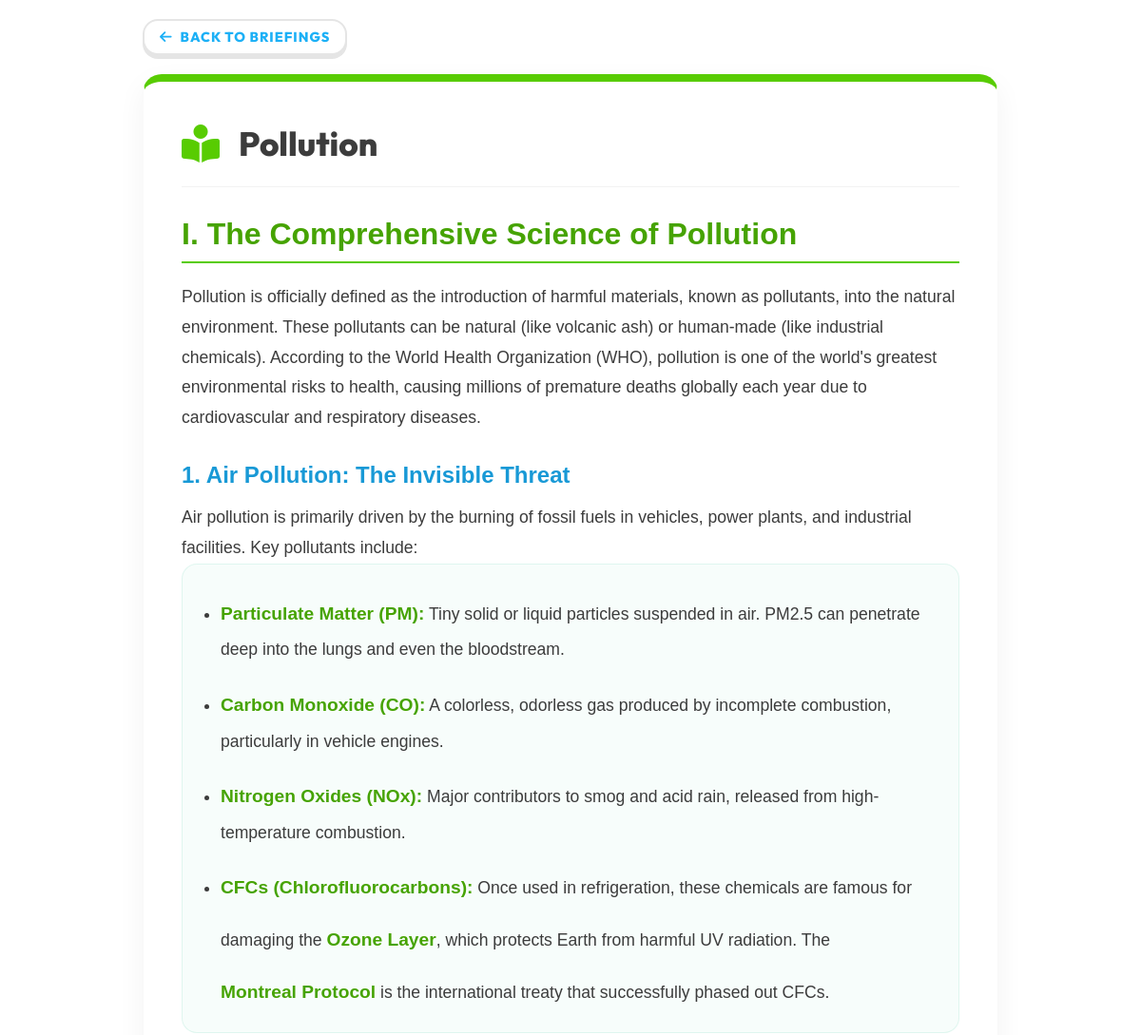
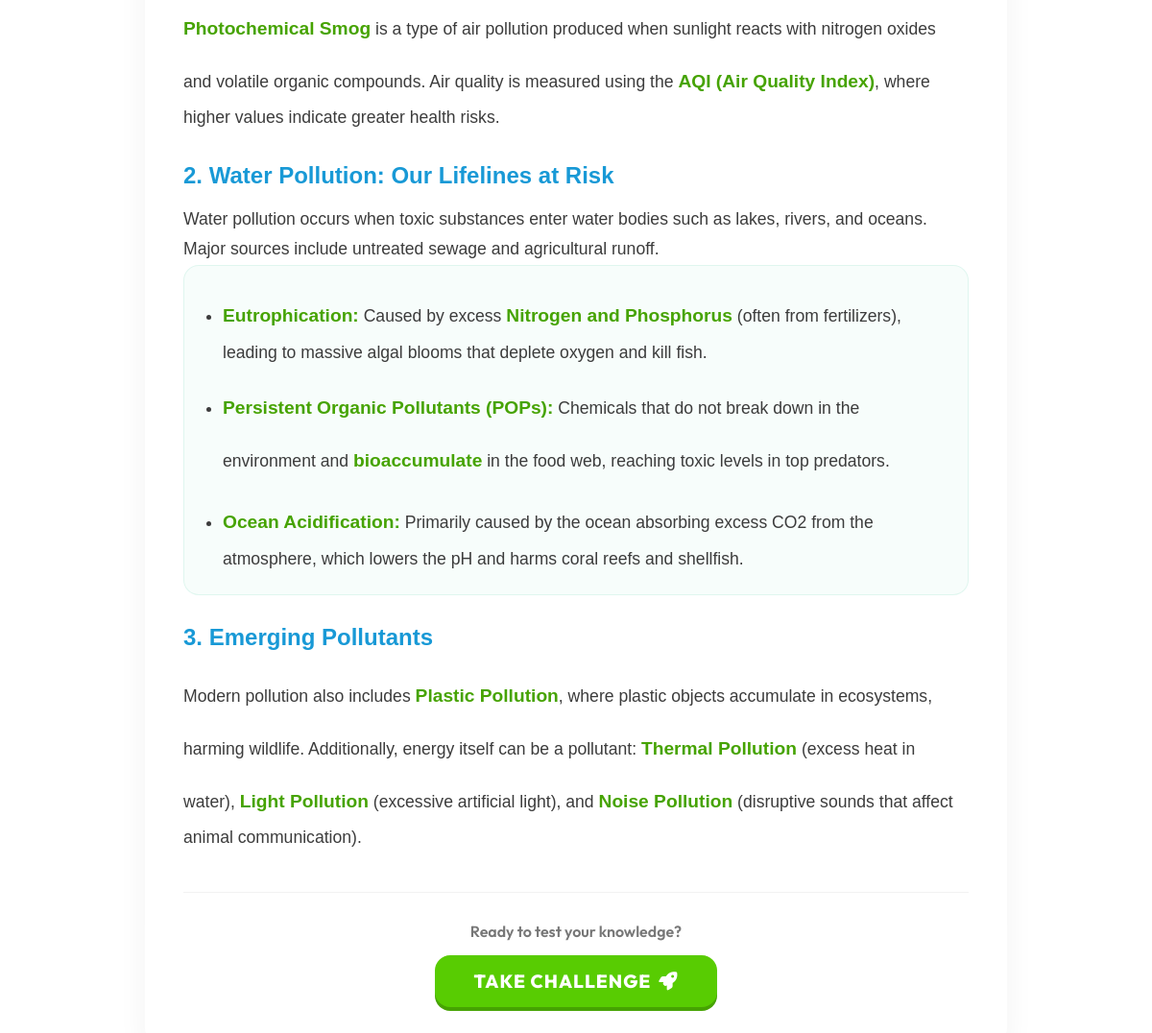
The app's page /learning/1 with its own data (2 pictures, top to bottom).
### tables this page shows
CREATE TABLE topics (
    topic_id INTEGER PRIMARY KEY AUTOINCREMENT,
    topic_name TEXT NOT NULL,
    content TEXT
);

### app.py (the view)
@app.route("/learning/<int:topic_id>")
def topic_detail(topic_id):
    conn = get_connection()
    cursor = conn.cursor()
    cursor.execute("SELECT topic_id, topic_name, content FROM topics WHERE topic_id=?", (topic_id,))
    topic = cursor.fetchone()
    conn.close()
    if not topic:
        return redirect("/learning")
    return render_template("topic_detail.html", topic=topic)

### app.py (called while the page is built)
def get_connection():
    return sqlite3.connect("database.db")

### templates/topic_detail.html (shortened to what this page needs)
{% extends "base.html" %}
{% block content %}
<div class="animate-fade-in" style="max-width: 900px; margin: 0 auto;">
    <div style="margin-bottom: 20px;">
        <a href="{{ url_for('learning') }}" class="btn btn-secondary" style="padding: 8px 16px; font-size: 0.9rem;">
            <i class="fa-solid fa-arrow-left"></i> Back to Briefings
        </a>
    </div>
    <div class="card" style="border-top: 8px solid var(--primary); padding: 40px;">
        <div
            style="display: flex; align-items: center; gap: 20px; margin-bottom: 30px; border-bottom: 1px solid rgba(0,0,0,0.05); padding-bottom: 20px;">
            <div style="font-size: 2.5rem; color: var(--primary);">
                <i class="fa-solid fa-book-open-reader"></i>
            </div>
            <h1 style="font-size: 2.2rem; color: var(--text-main); margin: 0;">{{ topic[1] }}</h1>
        </div>
        <div class="detailed-content" style="line-height: 1.8; color: var(--text-main); font-size: 1.1rem;">
            {{ topic[2] | safe }}
        </div>
        <div style="margin-top: 40px; padding-top: 30px; border-top: 1px solid rgba(0,0,0,0.05); text-align: center;">
            <p class="text-muted" style="margin-bottom: 15px; font-weight: 600;">Ready to test your knowledge?</p>
            <a href="{{ url_for('quiz', topic_id=topic[0]) }}" class="btn"
                style="font-size: 1.2rem; padding: 15px 40px;">
                Take Challenge <i class="fa-solid fa-rocket"></i>
            </a>
        </div>
    </div>
</div>
{% endblock %}

### static/style.css (style rules this page uses)
:root { --primary: #58CC02; --primary-dark: #46a302; --primary-light: #89E219; --secondary: #1CB0F6; --secondary-dark: #1899d6; --accent: #FFC800; --danger: #FF4B4B; --danger-dark: #EA2B2B; --background: #FFFFFF; --bg-light: #FFFFFF; --bg-sidebar: #F7F7F7; --surface: #FFFFFF; --text-main: #3C3C3C; --text-muted: #777777; --warning: #FFC800; --warning-dark: #D3A600; --border-color: #E5E5E5; --glass-bg: rgba(255, 255, 255, 0.9); --glass-border: rgba(255, 255, 255, 0.4); --glass-shadow: 0 8px 32px 0 rgba(31, 38, 135, 0.07); --radius-lg: 20px; --radius-md: 16px; --radius-sm: 12px; --transition: all 0.2s ease-in-out; --font-main: 'Nunito', sans-serif; --shadow: 0 4px 15px rgba(0,0,0,0.05); --coin-gold: #FFD700; --streak-fire: #FF4500; }
* { box-sizing: border-box; margin: 0; padding: 0; }
body { font-family: 'Outfit', 'Nunito', sans-serif; background-color: var(--background); color: var(--text-main); min-height: 100vh; display: flex; overflow-x: hidden; }
h1, h2, h3, h4, h5, h6 { font-weight: 800; color: var(--text-main); line-height: 1.2; }
.text-muted { color: var(--text-muted); }
.card { background: var(--surface); padding: 30px; border-radius: var(--radius-lg); box-shadow: 0 10px 30px rgba(0, 0, 0, 0.05); transition: var(--transition); border: 1px solid rgba(0, 0, 0, 0.02); }
.btn { display: inline-flex; align-items: center; justify-content: center; gap: 8px; background: var(--primary); color: white; padding: 14px 28px; border: none; border-radius: var(--radius-md); font-size: 1.1rem; font-weight: 800; text-transform: uppercase; letter-spacing: 1px; cursor: pointer; transition: var(--transition); text-decoration: none; box-shadow: 0 4px 0 var(--primary-dark); }
.btn-secondary { background: white; color: var(--secondary); border: 2px solid var(--border-color); box-shadow: 0 4px 0 var(--border-color); }
.briefing-content { font-family: 'Nunito', sans-serif; line-height: 1.8; }
.briefing-title { color: var(--primary-dark); font-size: 2rem; border-bottom: 2px solid var(--primary); padding-bottom: 10px; margin-top: 30px; margin-bottom: 20px; }
.briefing-section { color: var(--secondary-dark); margin-top: 30px; margin-bottom: 15px; font-size: 1.5rem; }
.animate-fade-in { animation: fadeIn 0.6s cubic-bezier(0.4, 0, 0.2, 1) forwards; }

### templates/topic_detail.html (style rules this page uses)
.detailed-content strong { color: var(--primary-dark); font-size: 1.2rem; display: inline-block; margin-top: 15px; margin-bottom: 5px; }
.detailed-content ul { background: rgba(16, 185, 129, 0.03); padding: 20px 20px 20px 40px; border-radius: var(--radius-md); border: 1px solid rgba(16, 185, 129, 0.1); }
.detailed-content li { margin-bottom: 10px; }
.detailed-content li:last-child { margin-bottom: 0; }

### records on screen
topics: topic_name "Pollution", content "I. The Comprehensive Science of Pollution Pollution is officially defined as the introduction of harmful materials, known as pollutants, into the natural environment. These pollutants can be natural (like volcanic ash) or human-made (like industrial chemicals). According to the World Health Organization (WHO), pollution is one of the world's greatest environmental risks to health, causing millions of premature deaths globally each year due to cardiovascular and respiratory diseases. 1. Air Pollution: The Invisible Threat Air pollution is primarily driven by the burning of fossil fuels in vehicles, power plants, and industrial facilities. Key pollutants include: Particulate Matter (PM): Tiny…"
